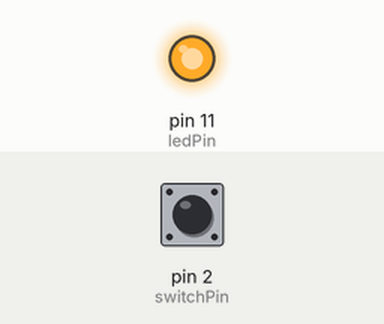
Simulated run of this sketch. Board: Arduino Uno, built with avr-gcc and run on an emulated ATmega328P. Shown: output pins drawn as LEDs (lit = HIGH). Inputs (shaded band) come from the test bench; at power-on: pin 2 (switchPin) HIGH.

Above: at 1.2 s.
1.3 s: pin 2 (switchPin) pulled LOW for 0.15 s
At 2.0 s:
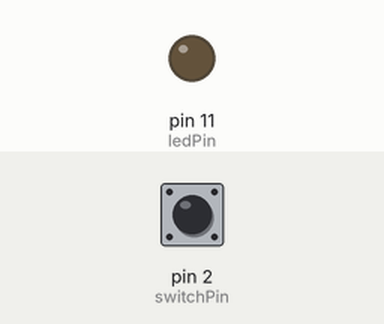
2.9 s: pin 2 (switchPin) pulled LOW for 1 s
At 4.5 s:
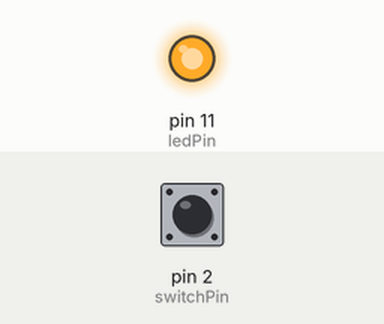
5.4 s: pin 2 (switchPin) pulled LOW for 3.2 s
At 9.3 s:
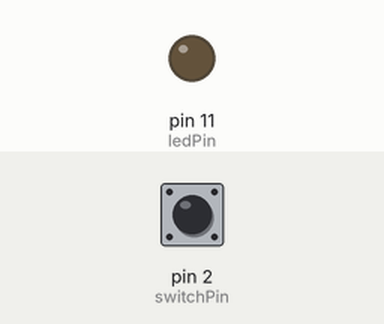
Timing chart, 0 to 10.8 s (numbered marks = the images above; inputs shaded):
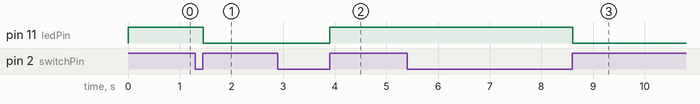

Measured:
- after the input at 1.3 s, pin 11 (ledPin): HIGH → LOW after 0.16 s
- after the input at 2.9 s, pin 11 (ledPin): LOW → HIGH after 1.0 s
- after the input at 5.4 s, pin 11 (ledPin): HIGH → LOW after 3.2 s

The sketch:

BestDebounce.ino
```cpp
int switchPin = 2;
int ledPin = 11;

boolean lastButton = LOW;
boolean currentButton = LOW;
boolean ledOn = false;

void setup()
{
  pinMode(switchPin, INPUT);
  pinMode(ledPin, OUTPUT);
}

boolean Debounce(boolean last)
{
  boolean current = digitalRead(switchPin);

  if (last!=current)
  {
    delay(5);
    current = digitalRead(switchPin);
  }

  return current;
}

void loop()
{
  currentButton = Debounce(lastButton);

  if(lastButton == LOW && currentButton == HIGH)
  {
    ledOn = !ledOn;
  }
  lastButton = currentButton;
  digitalWrite(ledPin, ledOn);

}
```
